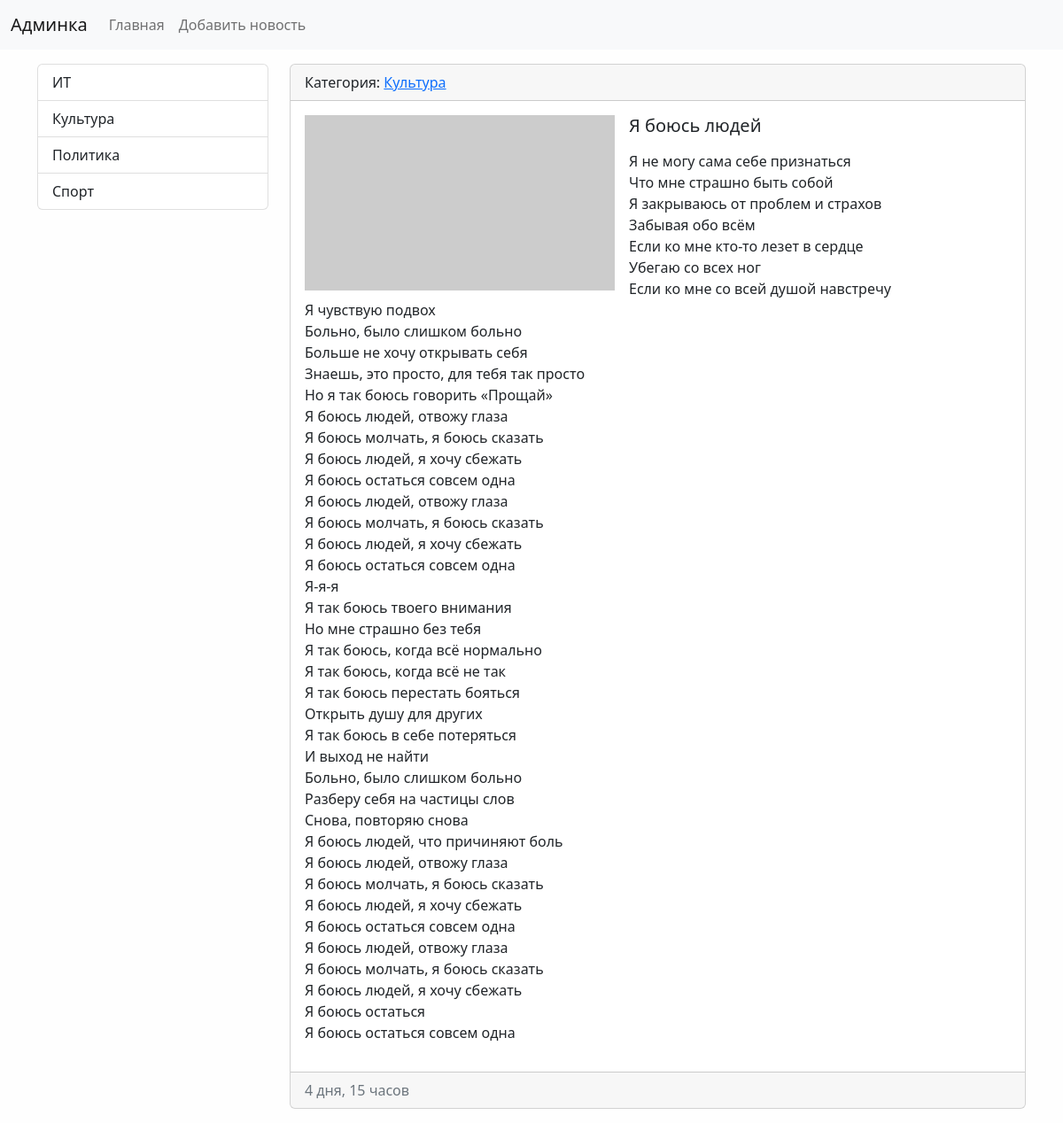
The page /news/21 on the database its author committed.
### news/models.py (models this page shows, shortened)
class Category(models.Model):
    title = models.CharField(max_length=150, db_index=True,
                             verbose_name='Наименование категории')
    def get_absolute_url(self):
        return reverse('category', kwargs={"category_id": self.pk})
    def __str__(self):
        return self.title
    class Meta:
        verbose_name = 'Категория'
        verbose_name_plural = 'Категории'
        ordering = ['title']

class News(models.Model):
    title = models.CharField(max_length=150, verbose_name='Наименование')
    content = models.TextField(blank=True, verbose_name='Контент')
    created_at = models.DateTimeField(auto_now_add=True,
                                      verbose_name='Дата публикации')
    updated_at = models.DateTimeField(auto_now=True, verbose_name='Обновлено')
    photo = models.ImageField(upload_to='photos/%Y/%m/%d/',
                              verbose_name='Фото', blank=True)
    is_published = models.BooleanField(default=True, verbose_name='Опубликовано')
    category = models.ForeignKey('Category', on_delete=models.PROTECT,
                                 verbose_name='Категории')
    class Meta:
        verbose_name = 'Новость'
        verbose_name_plural = 'Новости'
        ordering = ['-created_at']

### news/views.py (the view)
# urls.py: path('news/<int:pk>', ViewNews.as_view(), name='view_news'),
class ViewNews(DetailView):
    model = News
    template_name = 'news/view_news.html'
    context_object_name = 'news_item'

### news/templatetags/news_tags.py (called while the page is built)
@register.inclusion_tag('news/list_categories.html')
def show_categories():
    categories = Category.objects.all()
    return {'categories': categories}

### news/templates/news/view_news.html (shortened to what this page needs)
{% extends 'base.html' %}
{% block content %}
        <div class="card mb-3">
            <div class="card-header">
                Категория: <a href="{{ news_item.category.get_absolute_url }}">
                {{ news_item.category }}</a>
            </div>
            <div class="card-body">
                    {% if news_item.photo %}
                        <img src="{{ news_item.photo.url }}" alt=""
                             width="350" class="me-3 float-start">
                    {% else %}
                        <img src="https://picsum.photos/id/1060/600/300/?blur=2"
                             alt=""
                             width="350" class="me-3 float-start">
                    {% endif %}
                        <h5 class="card-title">{{ news_item.title }}</h5>
                        <p class="card-text">
                            {{ news_item.content|linebreaks }}</p>
                </div>
            <div class="card-footer text-muted">
                {{ news_item.created_at|timesince }}
            </div>
        </div>
{% endblock %}

### news/templates/news/list_categories.html
<div class="list-group">
    {% for item in categories %}
        <a href="{{ item.get_absolute_url }}"
           class="list-group-item
                list-group-item-action">
            {{ item.title }}</a>
    {% endfor %}
</div>

### mysite/static/css/style.css (style rules this page uses)
body { background-color: #fefefe; }

### rows shown on the page
Category: title "ИТ"
Category: title "Культура"
Category: title "Политика"
Category: title "Спорт"
News: category "Культура", title "Я боюсь людей", content "Я не могу сама себе признаться Что мне страшно быть собой Я закрываюсь от проблем и страхов Забывая обо всём Если ко мне кто-то лезет в сердце Убегаю со всех ног Если ко мне со всей душой навстречу Я чувствую подвох Больно, было слишком больно Больше не хочу открывать себя Знаешь, это просто, для тебя так просто Но я так боюсь говорить «Прощай» Я боюсь людей, отвожу глаза Я боюсь молчать, я боюсь сказать Я боюсь людей, я хочу сбежать Я боюсь остаться совсем одна Я боюсь людей, отвожу глаза Я боюсь молчать, я боюсь сказать Я боюсь людей, я хочу сбежать Я боюсь остаться совсем одна Я-я-я Я так боюсь твоего внимания Но мне страшно без тебя Я так боюсь, когда всё нормально Я так боюсь, когда…", created_at "4 дня, 15 часов"
